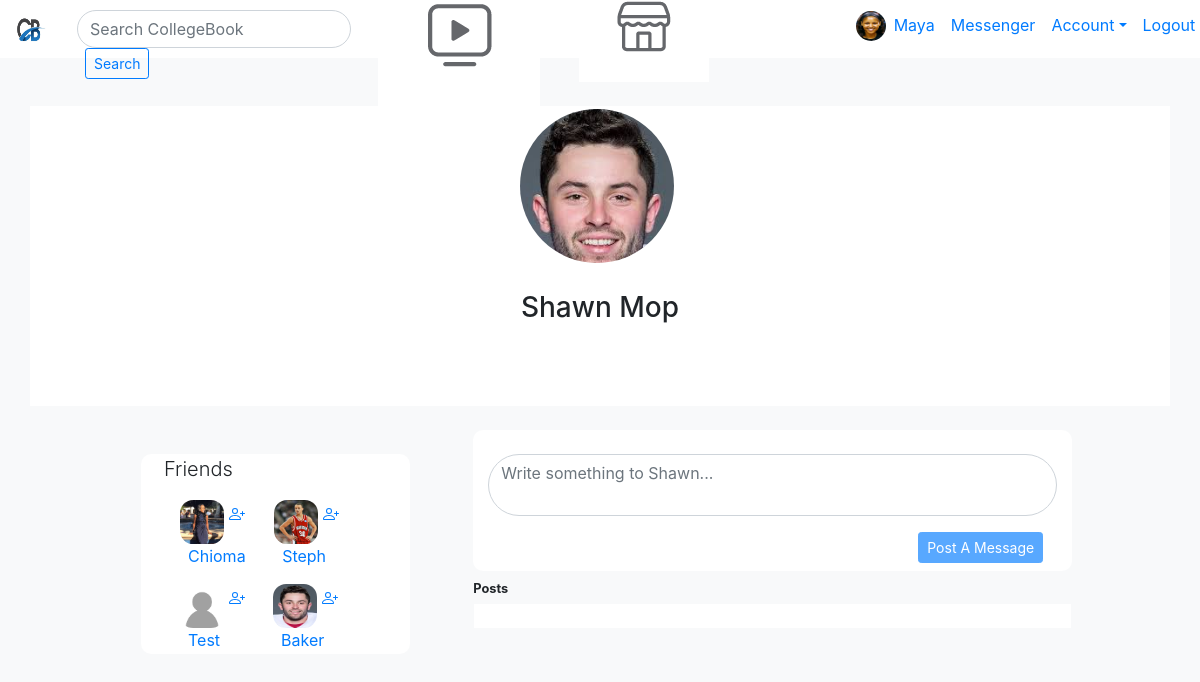
The app's page /Shawn/Mop/8 (signed in) with its own data.
### wallApp/models.py (models this page shows, shortened)
class User(models.Model):
    firstName = models.CharField(max_length = 255)
    lastName = models.CharField(max_length = 255)
    birthdayMonth = models.CharField(max_length = 30, null = True)
    birthdayDay = models.IntegerField(null = True)
    birthdayYear = models.IntegerField(null = True)
    emailAddress = models.CharField(max_length = 255)
    password = models.CharField(max_length = 255)
    confirmPassword = models.CharField(max_length = 255)
    profilePic= models.ImageField(upload_to='submittedProfilePicImages/', null=True, verbose_name="")
    profileHeader = models.CharField(max_length = 255, default = "") #The caption underneath the profile picture
    friends = models.ManyToManyField('self', related_name="friendship", symmetrical= False) # Self states this ManyToManyField is symmetrical – that is, if I am your friend, then you are my friend. So setting symmetrical to false makes the 'friendship' one way
    notifications = models.IntegerField(default = "0")
    userCheckBox = models.BooleanField(default = False) # An option for the user to not fill out the user intro fields below
    userUniversity = models.CharField(max_length = 255, default = "")
    userHighSchool = models.CharField(max_length = 255, default = "")
    userDormBuilding = models.CharField(max_length = 255, default = "")
    userHomeTown = models.CharField(max_length = 255, default = "")
    objects = UserManager()
    createdAt = models.DateTimeField(auto_now_add = True)
    updatedAt = models.DateTimeField(auto_now = True)

### wallApp/views.py (the view, shortened to what this page needs)
# urls.py: path('<str:userFirstName>/<str:userLastName>/<int:userId>', views.specificUsersPage, name='specificUsersPage'),
def specificUsersPage(request, userFirstName, userLastName, userId, messageId = 0):
    print("THIS IS THE SPECIFIC USER'S PAGE ROUTE.")
    specificUsersPage = User.objects.get(id=userId) #retreiving from the url
    specificUsersFirstName = User.objects.get(firstName=userFirstName) #retreiving from the url
    specificUsersLastName = User.objects.get(lastName=userLastName) #retreiving from the url
    specificUsersMessages = Message.objects.filter(userReceivesPost = userId).order_by('-createdAt')
    allUsers = User.objects.all()
    print("THIS IS THE LAST PRINT STATEMENT OF THE SPECIFIC USER'S PAGE ROUTE.")
    context = {
        'specificUsersPage': specificUsersPage,
        'specificUsersMessages': specificUsersMessages,
        'allUsers': allUsers,
        'loggedInUser': User.objects.get(id=request.session['loginInfo']),
        }
    return render(request, "specificUserPage.html", context)

### wallApp/templates/specificUserPage.html (shortened to what this page needs)
<!DOCTYPE html>
<html lang="en">
<head>
    <link rel="stylesheet" href="https://stackpath.bootstrapcdn.com/bootstrap/4.5.0/css/bootstrap.min.css"
>
    <link rel="stylesheet" href="//code.jquery.com/ui/1.12.1/themes/base/jquery-ui.css">
    {% load static %}
    <link rel="stylesheet" href="{% static 'css/collegeWall.css' %}">
</head>
<body class="bg-light">
    <nav class="navbar navbar-expand-lg navbar-blue bg-white" id="navBar">
        <a class="navbar-brand" href="">
            <img id="logoIcon" src="{% static 'Images/logo.png' %}" alt="A stock image of a logo with the two letters CB to represent Collegebook." />
        </a>
            <form action="/search" method="GET" class="form-inline col-sm-3" id="searchBarForm">
                <input class="form-control rounded-pill " id="searchBarInput" type="search" placeholder="Search CollegeBook" aria-label="Search">
                <button class="btn btn-outline-primary btn-sm ml-2" id="searchBarButton" type="submit">Search</button>
            </form>
        <div class="col-sm-5 "  id="navIconsDiv mt-2">
            <button class="btn btn-outline-light my-2 my-sm-0 pl-2 pr-2 buttonOfNavIcons">
                <img class="mr-3" id="navIconWatch" src="{% static 'Images/watch.png' %}" alt="A stock image of a logo with the two letters CB to represent Collegebook." />
            </button>
            <button class="btn btn-outline-light my-2 my-sm-0 pl-2 pr-2 buttonOfNavIcons">
                <img class="mr-3" id="navIconMarketplace" src="{% static 'Images/marketplace.png' %}" alt="A stock image of a logo with the two letters CB to represent Collegebook." />
            </button>
            <button class="btn btn-outline-light my-2 my-sm-0 pl-2 pr-4 buttonOfNavIcons">
            </button>
        </div>
        <div class="col-sm-3 mb-2" id="">
            <ul class="navbar-nav mr-auto">
                <li class="nav-item active">
                    <a id="linkForNavIconProfPic" href="/home" class="d-inline ">
                    {% if not loggedInUser.profilePic == "" %}
                        <img src='{{ loggedInUser.profilePic }}' id="navIconProfPic" class="d-inline">
                    {% endif %}
                    </a>
                    <li class="nav-item">
                        <a class="nav-link" href="/home">{{loggedInUser.firstName}}</a>
                    </li>
                    <li class="nav-item">
                        <a class="nav-link" href="">Messenger</a>
                    </li>
                </li>
                <li class="nav-item dropdown">
                    <a class="nav-link dropdown-toggle" href="" id="dropdownSymbol" role="button" data-toggle="dropdown">Account</a>
                </li>
                <li class="nav-item active">
                    <a class="nav-link" href="/logout">Logout <span class="sr-only">(current)</span></a>
                </li>
            </ul>
        </div>
    </nav>
    <div class="container">
        <div class="row bg-white mt-5">
            <div class="col-sm bg-white">
            </div>
            <div class="col-sm profilePicBanner">
                    <div id="profilePicContainer">
                        <img src='{{ specificUsersPage.profilePic }}' id="thumbnail" class="uploadedPhotoProperties">
                    </div>
                    <h3 class="" id="userNameText">{{specificUsersPage.firstName}} {{specificUsersPage.lastName}}</h3>
            </div>
            <div class="col-sm bg-white">
            </div>
        </div>
        <div class="row ml-5 mt-4">
            <div class="col-sm-3 mt-4 ml-5 bg-white friendsDiv">
                <p class="lead mr-2 pl-2">Friends</p>
                {% for user in allUsers %}
                    {% if loggedInUser.id != user.id  %}
                        {% if user.profilePic == "" %}
                <figure class="ml-4 d-inline-block">
                    <a href="/{{user.firstName}}/{{user.lastName}}/{{user.id}}">
                        <img src="{% static 'Images/blankAvatar.png' %}" id="" class="friendsIconProfPic " alt="A thumbnail photo of the user">
                        <figcaption class="ml-2">{{user.firstName}}</figcaption>
                    </a>
                </figure>
                    <a href="/home">
                    </a>
                    {% else %}
                <div class="d-inline-block">
                    <figure class="ml-4">
                        <a href="/{{user.firstName}}/{{user.lastName}}/{{user.id}}">
                            <img src="{{user.profilePic}}" id="" class="friendsIconProfPic" alt="A thumbnail photo of the user">
                        </a>
                        <a href="/home">
                        </a>
                        <a href="/{{user.firstName}}/{{user.lastName}}/{{user.id}}">
                            <figcaption class="ml-2">{{user.firstName}}</figcaption>
                        </a>
                    </figure>
                </div>
                        {% endif%}
                    {% endif %}
                {% endfor %}
            </div>
            <div class="col-sm-7 ml-5">
                <form class="mb-2 bg-white col-sm-12" action="" method="post" id="postAMessageForm">
                    <div class="form-group">
                        <textarea class="form-control rounded-pill" id="userMessageID" name="userMessage" rows="2" placeholder="Write something to {{specificUsersPage.firstName}}... "></textarea>
                    </div>
                    <button type="submit" class="btn btn-primary mb-2 btn-sm" id="postAMessageButton">Post A Message</button>
                </form>
                <small class="font-weight-bold">Posts</small>
                <table class="table table-borderless">
                    <tbody>
                        <tr>
                            <td class="border border border-light bg-white">
                            </td>
                        </tr>
                    </tbody>
                </table>
            </div>
        </div>
    </div>
</body>
</html>

### wallApp/static/CSS/collegeWall.css (style rules this page uses)
* { vertical-align: top; }
.buttonOfNavIcons { border-color: transparent; }
.friendsIconProfPic { width: 44px; height: 44px; border-radius: 30%; position: relative; }
.friendsDiv { height: 200px; border-radius: 10px; overflow-y: scroll; }
#logoIcon { width: 30px; height: 30px; border-radius: 60%; }
#navBar { height: 58px; }
#navIconProfPic { width: 30px; height: 30px; border-radius: 60%; margin-top: 6px; }
#postAMessageButton { margin-left:430px; }
#postAMessageForm { border-radius: 10px; }
.profilePicBanner { background-color: white; height: 300px; }
#profilePicContainer { height: 160px; width: 160px; border: 3px dashed darkgray; background-color: #fafafa; font-family: "Calibri"; font-size: 9px; text-align: center; vertical-align: middle; padding-top: 30px; color: darkgrey; cursor: pointer; border-radius: 50%; margin-left: 92px; margin-bottom: 25px; position: relative; overflow: hidden; }
#searchBarForm { height: 38px; width: 180px; }
.uploadedPhotoProperties { position: absolute; top: -10px; left: 50%; width: 110%; transform: translateX(-50%); }
#userMessageID { resize: none; }
#userNameText { text-align: center; }

### records on screen
User: firstName "Maya"
User: profilePic (picture), firstName "Shawn", lastName "Mop", userMessage "Write something to Shawn..."
User: shows a picture, firstName "Chioma"
User: shows a picture, firstName "Steph"
User: firstName "Test"
User: profilePic (picture), firstName "Baker"
